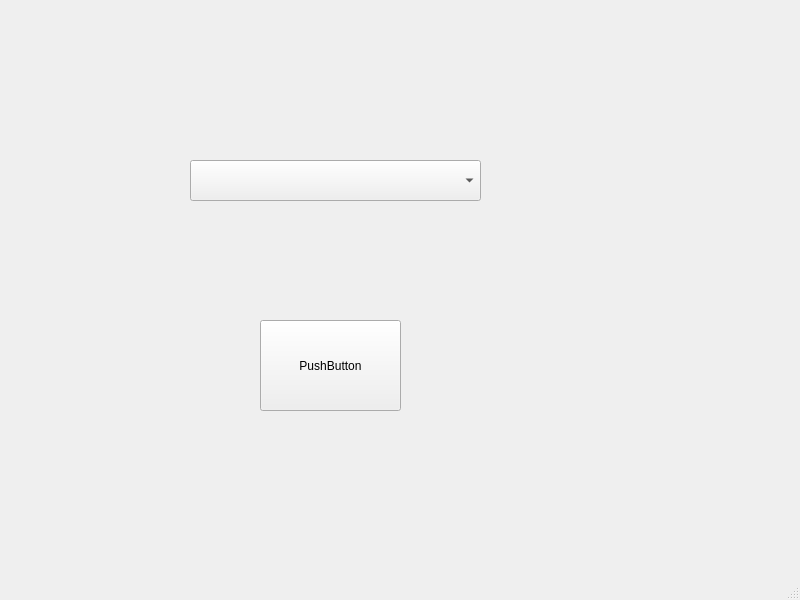
<?xml version="1.0" encoding="UTF-8"?>
<ui version="4.0">
 <class>MainWindow</class>
 <widget class="QMainWindow" name="MainWindow">
  <property name="geometry">
   <rect>
    <x>0</x>
    <y>0</y>
    <width>800</width>
    <height>600</height>
   </rect>
  </property>
  <property name="windowTitle">
   <string>MainWindow</string>
  </property>
  <widget class="QWidget" name="centralwidget">
   <widget class="QComboBox" name="comboBox">
    <property name="geometry">
     <rect>
      <x>190</x>
      <y>160</y>
      <width>291</width>
      <height>41</height>
     </rect>
    </property>
   </widget>
   <widget class="QPushButton" name="pushButton">
    <property name="geometry">
     <rect>
      <x>260</x>
      <y>320</y>
      <width>141</width>
      <height>91</height>
     </rect>
    </property>
    <property name="text">
     <string>PushButton</string>
    </property>
   </widget>
  </widget>
  <widget class="QMenuBar" name="menubar">
   <property name="geometry">
    <rect>
     <x>0</x>
     <y>0</y>
     <width>800</width>
     <height>21</height>
    </rect>
   </property>
  </widget>
  <widget class="QStatusBar" name="statusbar"/>
 </widget>
 <resources/>
 <connections/>
</ui>
